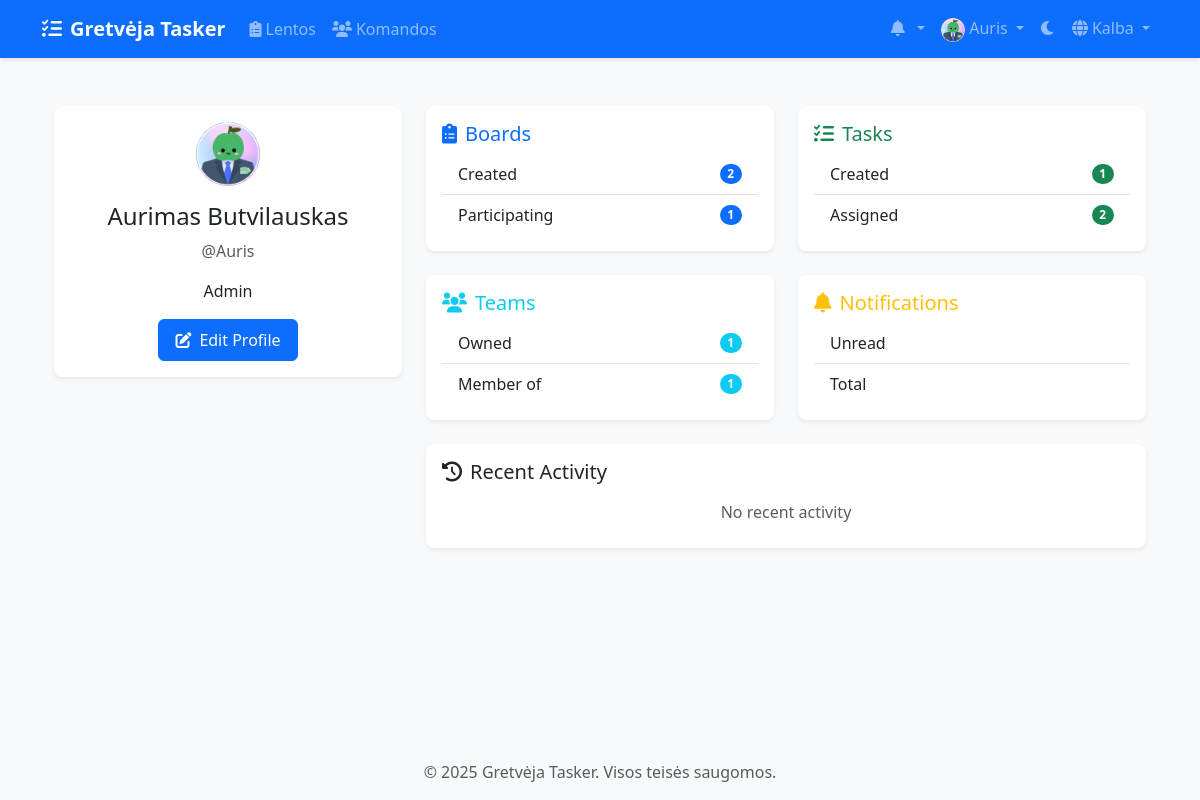
The page /lt/accounts/ (signed in) on the database its author committed.
### accounts/models.py (models this page shows, shortened)
class CustomUser(AbstractUser):
    email = models.EmailField(_('email address'), unique=True)
    avatar = models.ImageField(upload_to='avatars/', null=True, blank=True)
    bio = models.TextField(max_length=500, blank=True)
    theme_preference = models.CharField(
        max_length=10,
        choices=[('light', 'Light'), ('dark', 'Dark')],
        default='light'
    )
    notification_preferences = models.JSONField(
        default=dict,
        help_text=_('User notification preferences')
    )
    class Meta:
        verbose_name = _('user')
        verbose_name_plural = _('users')

### accounts/views.py (the view)
# urls.py: path('', views.profile_view, name='profile'),
@login_required
def profile_view(request):
    return render(request, 'accounts/profile/profile.html', {
        'user': request.user
    })

### templates/accounts/profile/profile.html (shortened to what this page needs)
{% extends 'base.html' %}
{% load static %}
{% block content %}
<div class="container py-4">
    <div class="row">
        <div class="col-md-4">
            <div class="card border-0 shadow-sm">
                <div class="card-body text-center">
                    {% if user.avatar %}
                        <img src="{{ user.avatar.url }}" alt="Avatar" class="avatar avatar-lg mb-3">
                    {% else %}
                        <div class="avatar avatar-lg bg-primary text-white mb-3 d-flex align-items-center justify-content-center">
                            <i class="fas fa-user fa-2x"></i>
                        </div>
                    {% endif %}
                    <h4 class="card-title">{{ user.get_full_name|default:user.username }}</h4>
                    <p class="text-muted">@{{ user.username }}</p>
                    <p class="card-text">{{ user.bio|default:"No bio provided." }}</p>
                    <a href="{% url 'accounts:settings_view' %}#profile" class="btn btn-primary">
                        <i class="fas fa-edit me-2"></i>Edit Profile
                    </a>
                </div>
            </div>
        </div>
        <div class="col-md-8">
            <div class="row g-4">
                <div class="col-md-6">
                    <div class="card border-0 shadow-sm">
                        <div class="card-body">
                            <h5 class="card-title text-primary">
                                <i class="fas fa-clipboard-list me-2"></i>Boards
                            </h5>
                            <div class="list-group list-group-flush">
                                <div class="list-group-item d-flex justify-content-between align-items-center">
                                    Created
                                    <span class="badge bg-primary rounded-pill">{{ user.owned_boards.count }}</span>
                                </div>
                                <div class="list-group-item d-flex justify-content-between align-items-center">
                                    Participating
                                    <span class="badge bg-primary rounded-pill">{{ user.teams.all|length }}</span>
                                </div>
                            </div>
                        </div>
                    </div>
                </div>
                <div class="col-md-6">
                    <div class="card border-0 shadow-sm">
                        <div class="card-body">
                            <h5 class="card-title text-success">
                                <i class="fas fa-tasks me-2"></i>Tasks
                            </h5>
                            <div class="list-group list-group-flush">
                                <div class="list-group-item d-flex justify-content-between align-items-center">
                                    Created
                                    <span class="badge bg-success rounded-pill">{{ user.created_tasks.count }}</span>
                                </div>
                                <div class="list-group-item d-flex justify-content-between align-items-center">
                                    Assigned
                                    <span class="badge bg-success rounded-pill">{{ user.assigned_tasks.count }}</span>
                                </div>
                            </div>
                        </div>
                    </div>
                </div>
                <div class="col-md-6">
                    <div class="card border-0 shadow-sm">
                        <div class="card-body">
                            <h5 class="card-title text-info">
                                <i class="fas fa-users me-2"></i>Teams
                            </h5>
                            <div class="list-group list-group-flush">
                                <div class="list-group-item d-flex justify-content-between align-items-center">
                                    Owned
                                    <span class="badge bg-info rounded-pill">{{ user.owned_teams.count }}</span>
                                </div>
                                <div class="list-group-item d-flex justify-content-between align-items-center">
                                    Member of
                                    <span class="badge bg-info rounded-pill">{{ user.teams.count }}</span>
                                </div>
                            </div>
                        </div>
                    </div>
                </div>
                <div class="col-md-6">
                    <div class="card border-0 shadow-sm">
                        <div class="card-body">
                            <h5 class="card-title text-warning">
                                <i class="fas fa-bell me-2"></i>Notifications
                            </h5>
                            <div class="list-group list-group-flush">
                                <div class="list-group-item d-flex justify-content-between align-items-center">
                                    Unread
                                </div>
                                <div class="list-group-item d-flex justify-content-between align-items-center">
                                    Total
                                </div>
                            </div>
                        </div>
                    </div>
                </div>
            </div>
            <div class="card border-0 shadow-sm mt-4">
                <div class="card-body">
                    <h5 class="card-title">
                        <i class="fas fa-history me-2"></i>Recent Activity
                    </h5>
                    <div class="list-group list-group-flush">
                        {% for notification in user.notifications.all|slice:":5" %}
                            <div class="list-group-item">
                                <div class="d-flex w-100 justify-content-between">
                                    <h6 class="mb-1">{{ notification.verb }}</h6>
                                    <small class="text-muted">{{ notification.timestamp|timesince }} ago</small>
                                </div>
                                <p class="mb-1">{{ notification.description }}</p>
                            </div>
                        {% empty %}
                            <div class="list-group-item text-center text-muted">
                                No recent activity
                            </div>
                        {% endfor %}
                    </div>
                </div>
            </div>
        </div>
    </div>
</div>
{% endblock %}

### templates/base.html (shortened to what this page needs)
{% load static %}
{% load compress %}
{% load i18n %}
<!DOCTYPE html>
<html lang="{{ LANGUAGE_CODE }}" data-bs-theme="light">
<head>
    <link href="https://cdn.jsdelivr.net/npm/bootstrap@5.3.2/dist/css/bootstrap.min.css" rel="stylesheet">
    <link href="https://cdnjs.cloudflare.com/ajax/libs/font-awesome/6.0.0/css/all.min.css" rel="stylesheet">
    <link href="https://cdn.jsdelivr.net/npm/select2@4.1.0-rc.0/dist/css/select2.min.css" rel="stylesheet">
    <link href="https://cdn.jsdelivr.net/npm/select2-bootstrap-5-theme@1.3.0/dist/select2-bootstrap-5-theme.min.css" rel="stylesheet">
    {% compress css %}
    <link href="{% static 'css/style.css' %}" rel="stylesheet">
    {% endcompress %}
</head>
<body>
    <nav class="navbar navbar-expand-lg navbar-dark bg-primary">
        <div class="container">
            <a class="navbar-brand" href="{% url 'home' %}">
                <i class="fas fa-tasks me-2"></i>{% trans "Gretvėja Tasker" %}
            </a>
            <div class="collapse navbar-collapse" id="navbarNav">
                <ul class="navbar-nav me-auto">
                    {% if user.is_authenticated %}
                        <li class="nav-item">
                            <a class="nav-link" href="{% url 'boards:board_list' %}">
                                <i class="fas fa-clipboard-list me-1"></i>{% trans "Boards" %}
                            </a>
                        </li>
                        <li class="nav-item">
                            <a class="nav-link" href="{% url 'teams:team_list' %}">
                                <i class="fas fa-users me-1"></i>{% trans "Teams" %}
                            </a>
                        </li>
                    {% endif %}
                </ul>
                <ul class="navbar-nav">
                    {% if user.is_authenticated %}
                        <li class="nav-item dropdown">
                            <a class="nav-link dropdown-toggle" href="#" id="notificationsDropdown" role="button" data-bs-toggle="dropdown">
                                <i class="fas fa-bell me-1"></i>
                            </a>
                        </li>
                        <li class="nav-item dropdown">
                            <a class="nav-link dropdown-toggle" href="#" id="userDropdown" role="button" data-bs-toggle="dropdown">
                                {% if user.avatar %}
                                    <img src="{{ user.avatar.url }}" alt="{% trans 'Avatar' %}" class="rounded-circle" width="24" height="24">
                                {% else %}
                                    <i class="fas fa-user-circle"></i>
                                {% endif %}
                                {{ user.username }}
                            </a>
                        </li>
                    {% endif %}
                    <li class="nav-item">
                        <button class="btn nav-link" id="theme-toggle">
                            <i class="fas fa-moon"></i>
                        </button>
                    </li>
                    <li class="nav-item dropdown">
                        <a class="nav-link dropdown-toggle" href="#" id="languageDropdown" role="button" data-bs-toggle="dropdown">
                            <i class="fas fa-globe me-1"></i>{% trans "Language" %}
                        </a>
                                {% get_current_language as CURRENT_LANGUAGE %}
                                {% get_available_languages as LANGUAGES %}
                    </li>
                </ul>
            </div>
        </div>
    </nav>
    <main class="container my-4">
        {% block content %}{% endblock %}
    </main>
    <footer class="footer mt-auto py-3 bg-light">
        <div class="container text-center">
            <span class="text-muted">© {% now "Y" %} Gretvėja Tasker. {% trans "All rights reserved." %}</span>
        </div>
    </footer>
</body>
</html>

### static/css/style.css (style rules this page uses)
:root { --primary-color: #0d6efd; --secondary-color: #6c757d; --success-color: #198754; --info-color: #0dcaf0; --warning-color: #ffc107; --danger-color: #dc3545; --light-color: #f8f9fa; --dark-color: #212529; --todo-color: #ff6b6b; --doing-color: #ffd93d; --done-color: #6bcb77; --rejected-color: #4d96ff; }
body { min-height: 100vh; display: flex; flex-direction: column; background-color: var(--bs-gray-100); }
main { flex: 1; }
.navbar { box-shadow: 0 2px 4px rgba(0,0,0,0.1); }
.navbar-brand { font-weight: bold; }
.card { border-radius: 0.5rem; box-shadow: 0 0.125rem 0.25rem rgba(0,0,0,0.075); transition: transform 0.2s ease-in-out; border: none; }
.avatar { width: 40px; height: 40px; border-radius: 50%; object-fit: cover; }
.avatar-lg { width: 64px; height: 64px; }
.btn { border-radius: 0.375rem; padding: 0.5rem 1rem; font-weight: 500; transition: all 0.2s ease; }
.btn-primary { background-color: var(--primary-color); border-color: var(--primary-color); color: white; }

### rows shown on the page
CustomUser: avatar (picture), username "Auris", get_full_name "Aurimas Butvilauskas", bio "Admin", owned_boards.count "2", teams.all|length "1", created_tasks.count "1", assigned_tasks.count "2", owned_teams.count "1", teams.count "1"
